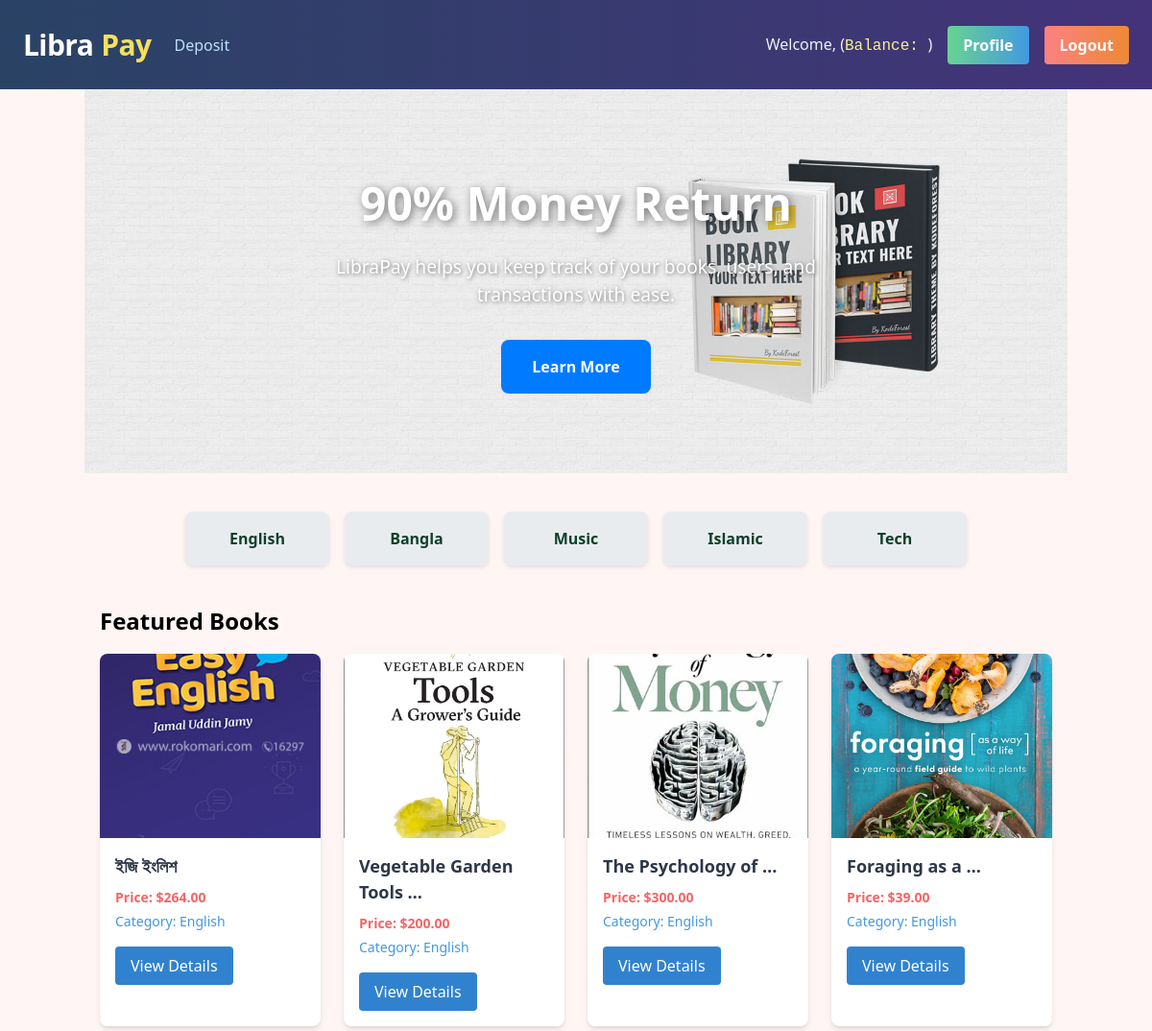
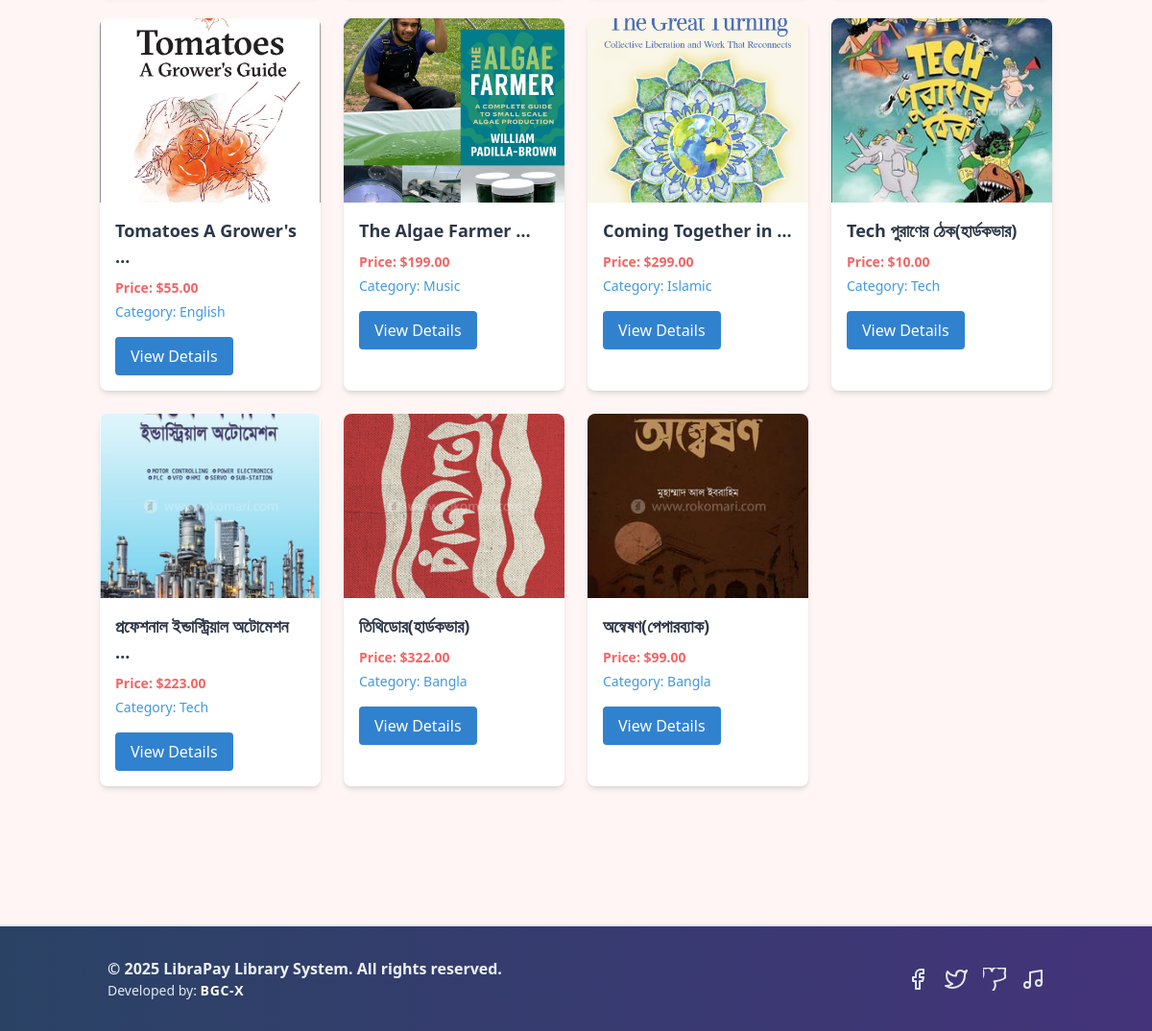
The app's page / (signed in) with its own data (2 pictures, top to bottom).
### category/models.py (models this page shows)
class Category(models.Model):
    name = models.CharField(max_length=100)
    slug = models.SlugField(max_length=100, null=True, blank=True, unique=True)
    def __str__(self):
        return self.name

### book/models.py (models this page shows, shortened)
class Book(models.Model):
    title = models.CharField(max_length=100)
    description = models.TextField()
    image = models.ImageField(upload_to='media/')
    price = models.DecimalField(max_digits=10, decimal_places=2)
    category = models.ForeignKey(Category, on_delete=models.CASCADE)

### core/views.py (the view)
# urls.py: path('', HomeView.as_view(), name='home'),
class HomeView(TemplateView):
    template_name = 'index.html'
    def get_context_data(self, **kwargs):
        context = super().get_context_data(**kwargs)
        books = Book.objects.all()
        category_slug = self.kwargs.get('category_slug')
        if category_slug:
            category = get_object_or_404(Category, slug=category_slug)
            books = Book.objects.filter(category=category)
        categories = Category.objects.all()
        context['categories'] = categories
        context['books'] = books
        return context

### core/templates/index.html (shortened to what this page needs)
{% extends 'base.html' %}
{% block content %}
{% load static %}
<div class="banner-container">
    <div class="banner-slide active" style="background-image: url('{% static 'img/slider-222.jpg' %}');">
        <h2>90% Money Return</h2>
        <p>LibraPay helps you keep track of your books, users, and transactions with ease.</p>
        <a href="{% url 'home' %}">Learn More</a>
    </div>
</div>
<div class="category-list">
    {% for category in categories %}
        <a href="{% url 'category_wise_post' category.slug %}" class="category-item">{{ category.name }}</a>
    {% endfor %}
</div>
<div class="container mx-auto my-8 pb-16">
    <h2 class="text-2xl font-bold mb-4 ml-4">Featured Books</h2>
    <div class="grid gap-6 grid-cols-1 sm:grid-cols-2 md:grid-cols-3 lg:grid-cols-4 px-4">
        {% for book in books %}
            <div class="relative bg-white rounded-lg shadow-md overflow-hidden transform transition duration-300 hover:scale-105">
                <img class="w-full h-48 object-cover" src="{{ book.image.url }}" alt="{{ book.title }}">
                <div class="p-4">
                    <h3 class="text-lg font-semibold text-gray-800 mb-2">{{ book.title|truncatewords:3 }}</h3>
                    <p class="text-sm text-red-500 font-semibold mb-1">Price: ${{ book.price }}</p>
                    <p class="text-sm text-blue-500 mb-4">Category: {{ book.category }}</p>
                    <a href="{% url 'details_post' book.id %}" class="inline-block bg-blue-600 text-white px-4 py-2 rounded hover:bg-blue-700 transition">
                        View Details
                    </a>
                </div>
            </div>
        {% endfor %}
    </div>
</div>
{% endblock %}

### core/templates/index.html (style rules this page uses)
.banner-container { position: relative; width: 100%; height: 400px; overflow: hidden; }
.banner-slide { position: absolute; top: 0; left: 0; width: 100%; height: 100%; opacity: 0; transition: opacity 1s ease-in-out, transform 1s ease-in-out; display: flex; flex-direction: column; justify-content: center; align-items: center; text-align: center; background-size: cover; background-position: center; }
.banner-slide.active { opacity: 1; transform: translateX(0); }
.banner-slide h2 { font-size: 3rem; font-weight: bold; color: white; text-shadow: 2px 2px 8px rgba(0, 0, 0, 0.5); margin-bottom: 1rem; }
.banner-slide p { font-size: 1.2rem; color: white; text-shadow: 1px 1px 4px rgba(0, 0, 0, 0.5); margin-bottom: 2rem; max-width: 60%; }
.banner-slide a { background-color: #007bff; color: white; padding: 1rem 2rem; border-radius: 0.5rem; text-decoration: none; font-weight: bold; transition: background-color 0.3s ease; }
.category-list { display: flex; flex-wrap: wrap; justify-content: center; margin-top: 2rem; }
.category-list .category-item { background-color: #e9ecef; padding: 1rem 1.5rem; border-radius: 0.5rem; margin: 0.5rem; text-decoration: none; color: #0c4128; font-weight: bold; transition: background-color 0.3s ease, color 0.3s ease, transform 0.2s ease; box-shadow: 0 2px 4px rgba(0, 0, 0, 0.1); display: flex; align-items: center; justify-content: center; min-width: 150px; text-align: center; }

### records on screen
Category: name "English"
Category: name "Bangla"
Category: name "Music"
Category: name "Islamic"
Category: name "Tech"
Book: image (picture), title "ইজি ইংলিশ", price "264.00", category "English"
Book: image (picture), title "Vegetable Garden Tools …", price "200.00", category "English"
Book: image (picture), title "The Psychology of …", price "300.00", category "English"
Book: image (picture), title "Foraging as a …", price "39.00", category "English"
Book: image (picture), title "Tomatoes A Grower's …", price "55.00", category "English"
Book: image (picture), title "The Algae Farmer …", price "199.00", category "Music"
Book: image (picture), title "Coming Together in …", price "299.00", category "Islamic"
Book: image (picture), title "Tech পুরাণের ঠেক(হার্ডকভার)", price "10.00", category "Tech"
Book: image (picture), title "প্রফেশনাল ইন্ডাস্ট্রিয়াল অটোমেশন …", price "223.00", category "Tech"
Book: image (picture), title "তিথিডোর(হার্ডকভার)", price "322.00", category "Bangla"
Book: image (picture), title "অন্বেষণ(পেপারব্যাক)", price "99.00", category "Bangla"
